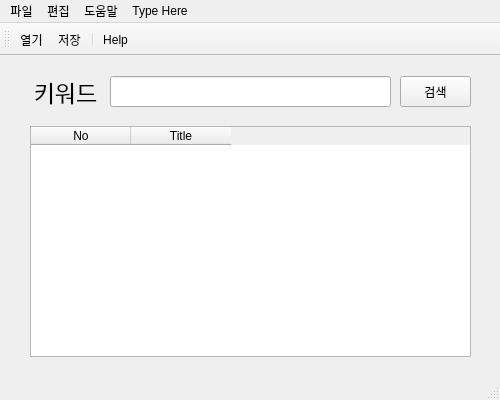
<?xml version="1.0" encoding="UTF-8"?>
<ui version="4.0">
 <class>MainWindow</class>
 <widget class="QMainWindow" name="MainWindow">
  <property name="geometry">
   <rect>
    <x>0</x>
    <y>0</y>
    <width>500</width>
    <height>400</height>
   </rect>
  </property>
  <property name="windowTitle">
   <string>마이 윈도우</string>
  </property>
  <widget class="QWidget" name="centralwidget">
   <widget class="QLabel" name="label">
    <property name="geometry">
     <rect>
      <x>30</x>
      <y>20</y>
      <width>71</width>
      <height>31</height>
     </rect>
    </property>
    <property name="font">
     <font>
      <family>나눔바른고딕</family>
      <pointsize>17</pointsize>
     </font>
    </property>
    <property name="text">
     <string>키워드</string>
    </property>
    <property name="alignment">
     <set>Qt::AlignCenter</set>
    </property>
   </widget>
   <widget class="QLineEdit" name="lineEdit">
    <property name="geometry">
     <rect>
      <x>110</x>
      <y>20</y>
      <width>281</width>
      <height>31</height>
     </rect>
    </property>
   </widget>
   <widget class="QPushButton" name="pushButton">
    <property name="geometry">
     <rect>
      <x>400</x>
      <y>20</y>
      <width>71</width>
      <height>31</height>
     </rect>
    </property>
    <property name="text">
     <string>검색</string>
    </property>
   </widget>
   <widget class="QTableWidget" name="tableWidget">
    <property name="geometry">
     <rect>
      <x>30</x>
      <y>70</y>
      <width>441</width>
      <height>231</height>
     </rect>
    </property>
    <property name="frameShape">
     <enum>QFrame::StyledPanel</enum>
    </property>
    <property name="frameShadow">
     <enum>QFrame::Sunken</enum>
    </property>
    <property name="sortingEnabled">
     <bool>false</bool>
    </property>
    <attribute name="horizontalHeaderCascadingSectionResizes">
     <bool>false</bool>
    </attribute>
    <attribute name="horizontalHeaderShowSortIndicator" stdset="0">
     <bool>false</bool>
    </attribute>
    <attribute name="verticalHeaderShowSortIndicator" stdset="0">
     <bool>false</bool>
    </attribute>
    <column>
     <property name="text">
      <string>No</string>
     </property>
    </column>
    <column>
     <property name="text">
      <string>Title</string>
     </property>
    </column>
   </widget>
  </widget>
  <widget class="QStatusBar" name="statusbar"/>
  <widget class="QMenuBar" name="menubar">
   <property name="geometry">
    <rect>
     <x>0</x>
     <y>0</y>
     <width>500</width>
     <height>21</height>
    </rect>
   </property>
   <widget class="QMenu" name="menu">
    <property name="title">
     <string>파일</string>
    </property>
    <addaction name="folder"/>
    <addaction name="download"/>
   </widget>
   <widget class="QMenu" name="menu_2">
    <property name="title">
     <string>편집</string>
    </property>
   </widget>
   <widget class="QMenu" name="menuE">
    <property name="title">
     <string>도움말</string>
    </property>
    <addaction name="icon"/>
   </widget>
   <widget class="QMenu" name="menuType_Here">
    <property name="title">
     <string>Type Here</string>
    </property>
   </widget>
   <addaction name="menu"/>
   <addaction name="menu_2"/>
   <addaction name="menuE"/>
   <addaction name="menuType_Here"/>
  </widget>
  <widget class="QToolBar" name="toolBar">
   <property name="windowTitle">
    <string>toolBar</string>
   </property>
   <attribute name="toolBarArea">
    <enum>TopToolBarArea</enum>
   </attribute>
   <attribute name="toolBarBreak">
    <bool>false</bool>
   </attribute>
   <addaction name="folder"/>
   <addaction name="download"/>
   <addaction name="separator"/>
   <addaction name="icon"/>
  </widget>
  <action name="folder">
   <property name="icon">
    <iconset resource="TESTresource.qrc">
     <normaloff>:/icon/images/folder.png</normaloff>:/icon/images/folder.png</iconset>
   </property>
   <property name="text">
    <string>열기</string>
   </property>
  </action>
  <action name="download">
   <property name="icon">
    <iconset resource="TESTresource.qrc">
     <normaloff>:/icon/images/download.png</normaloff>:/icon/images/download.png</iconset>
   </property>
   <property name="text">
    <string>저장</string>
   </property>
  </action>
  <action name="icon">
   <property name="icon">
    <iconset resource="TESTresource.qrc">
     <normaloff>:/icon/images/icon.png</normaloff>:/icon/images/icon.png</iconset>
   </property>
   <property name="text">
    <string>Help</string>
   </property>
  </action>
 </widget>
 <resources>
  <include location="TESTresource.qrc"/>
 </resources>
 <connections/>
</ui>
